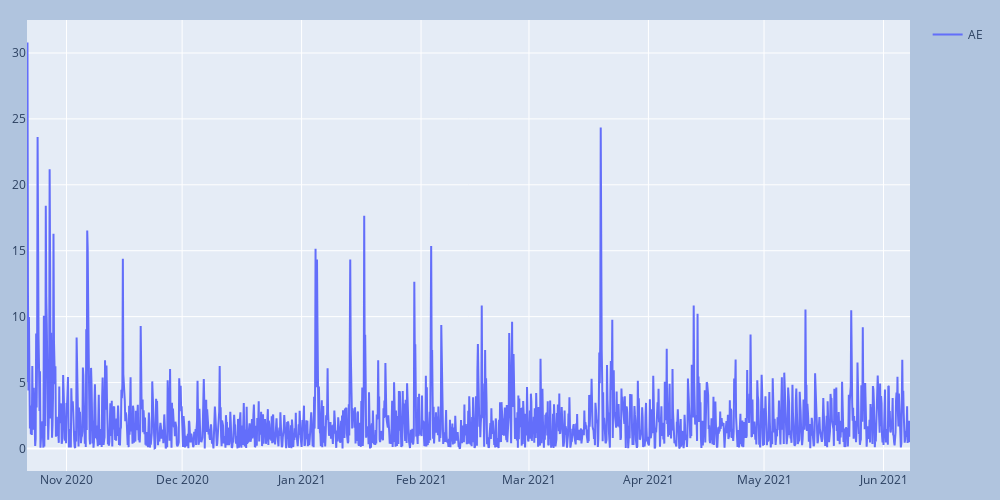

Notebook code cell kept with this figure:
### Code cell
ae = df['AE'].to_frame()
plot_trace(ae, ['AE'])

### Figure 1 — Plotly figure (JSON) as saved in the notebook; plotly's stock layout.template omitted (floating-point values rounded to 4 significant figures; data arrays with more than 128 entries replaced by an {"elided": "..."} marker saying what was removed)
{"data": [{"mode": "lines", "name": "AE", "type": "scatter", "x": {"elided": "1834 str values"}, "y": {"elided": "1834 float values"}}], "layout": {"height": 500, "margin": {"b": 20, "l": 20, "r": 20, "t": 20}, "paper_bgcolor": "LightSteelBlue", "showlegend": true, "width": 1000}}
